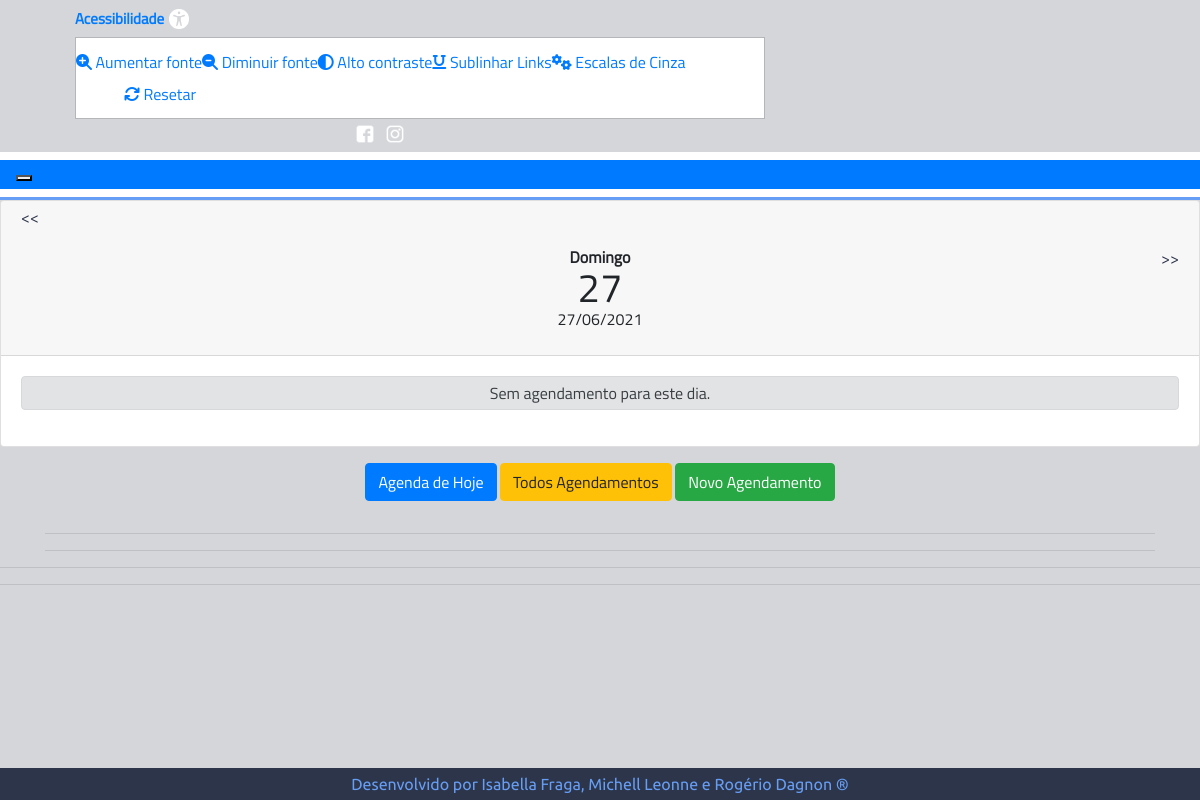
The app's page /app1/2021/6/27 (signed in), older data.
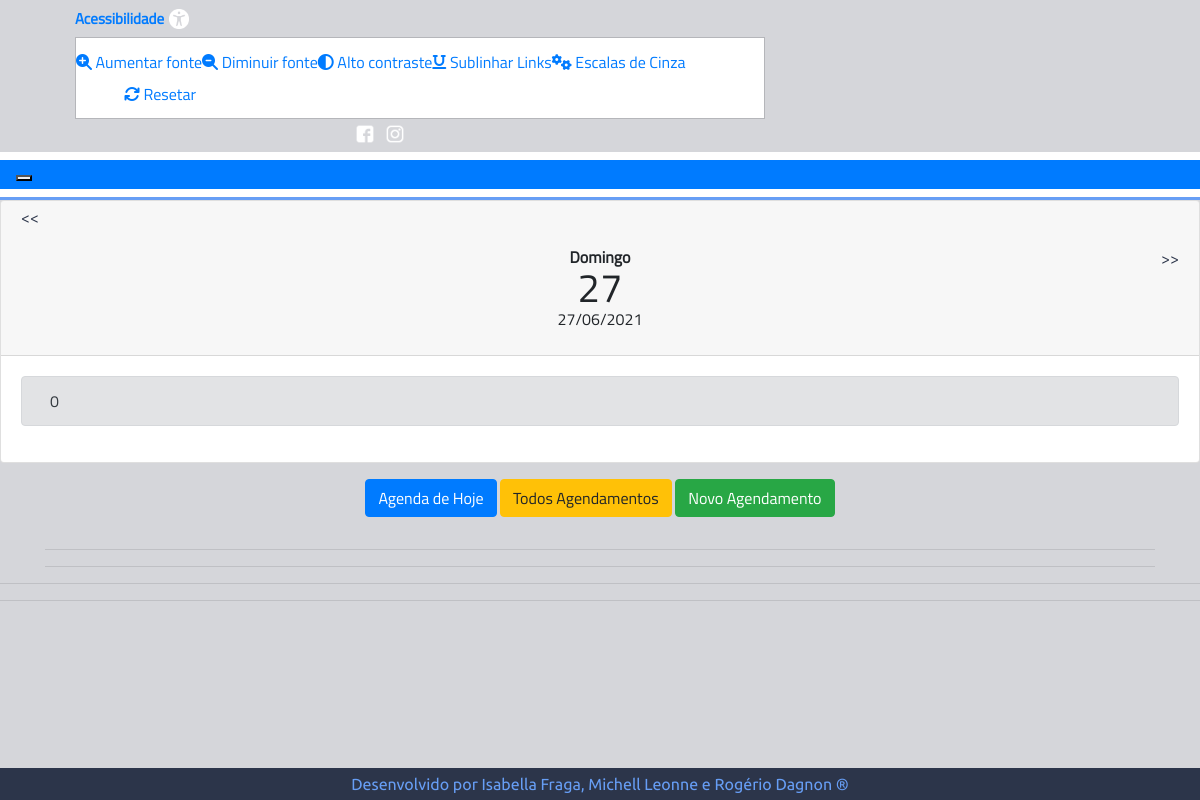
The same page, newer data.
### app1/models.py (models this page shows, shortened)
class Event(models.Model):
    date = models.DateField(null=True)
    event = models.CharField(max_length=80, null=True)
    priorities_list = (
        ("0", "Sem prioridade"),
        ("1", "Normal"),
        ("2", "Urgente"),
        ("3", "Muito Urgente"),
    )
    priority = models.CharField(max_length=1, choices=priorities_list, null=True)
    class Meta:
        ordering = ("-date", "-priority", "event")

### app1/views.py (the view)
# urls.py: path("<int:year>/<int:month>/<int:day>", views.day, name="agenda-events-day"),
@login_required
def day(request, year: int, month: int, day: int):
    day = datetime(year, month, day)
    filted_events = Event.objects.filter(
        date="{:%Y-%m-%d}".format(day)
    ).order_by("-priority", "event")
    context = {
        "today": localdate(),
        "day": day,
        "events": filted_events,
        "next": day + timedelta(days=1),
        "previous": day - timedelta(days=1),
        "priorities": Event.priorities_list,
    }
    return render(request, "app3/agenda/day.html", context)

### app1/templates/app3/agenda/day.html (shortened to what this page needs)
{% extends "app3/_layouts/base.html" %}{% load static %}
{% block conteudo %}
<body style="line-height: 0.5; background-color: #d5d6da; font-size: 'Titillium Web'">
    <main role="main">
      <div class="card">
        <div class="card-header d-flex justify-content-between">
          <div>
            <a style="color: #2c354a "  href="{% url 'app1:agenda-events-day' previous.year previous.month previous.day %}">&lt;&lt;</a>
          </div>
          <div style="padding: 20px; margin-top: 20px" class="align-self-center text-center">
            <strong style="padding: 17px">{{ day|date:"l" }}</strong>
  		        <h1 style="padding: 17px" class="display-5">{{ day.day }}</h1>
              {{ day|date:"d/m/Y" }}
            </div>
            <div class="align-self-center mt-2 mb-5">
              <a style="color: #2c354a" href="{% url 'app1:agenda-events-day' next.year next.month next.day %}">&gt;&gt;</a>
            </div>
          </div>
          <div class="card-body">
              {% if events|length > 0 %}
              {% for event in events %}
            <div role="alert" class="d-flex alert {% if event.priority == '1' %} alert-success{% elif event.priority == '2' %} alert-warning{% elif event.priority == '3' %} alert-danger{% else %} alert-secondary{% endif %}">
              <div class="p-2 text-truncate">
                <a style="color: #2c354a" class="text-dark edit-event" id="event-{{ event.id }}-{{ event.priority }}" href="#">{{ event.event }}</a>
              </div>
              </div>
           {% endfor %}
          {% else %}
            <div class="alert alert-secondary text-center">
              Sem agendamento para este dia.
            </div>
          {% endif %}
          </div>
        </div>
    </main>
</body>
{% include "app3/agenda/modals/new.html" %}
{% endblock %}

Row changes from the older to the newer data that the page shows:
added Event: event "0"
Text that changed along with them:
text no longer shown: "Sem agendamento para este dia."
